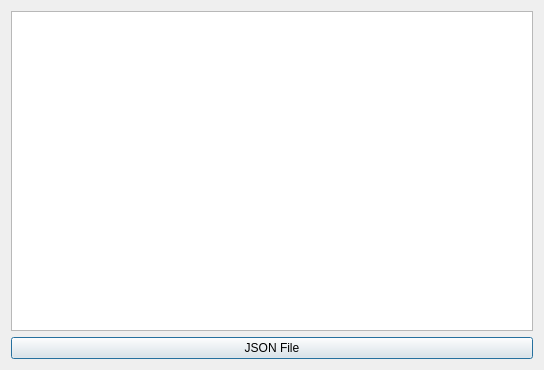
<?xml version="1.0" encoding="UTF-8"?>
<ui version="4.0">
 <class>JSON</class>
 <widget class="QDialog" name="JSON">
  <property name="geometry">
   <rect>
    <x>0</x>
    <y>0</y>
    <width>544</width>
    <height>370</height>
   </rect>
  </property>
  <property name="windowTitle">
   <string>Dialog</string>
  </property>
  <layout class="QVBoxLayout" name="verticalLayout_2">
   <item>
    <layout class="QVBoxLayout" name="verticalLayout">
     <item>
      <widget class="QPlainTextEdit" name="plainTextEdit"/>
     </item>
     <item>
      <widget class="QPushButton" name="pushButton">
       <property name="text">
        <string>JSON File</string>
       </property>
      </widget>
     </item>
    </layout>
   </item>
  </layout>
 </widget>
 <resources/>
 <connections/>
</ui>
